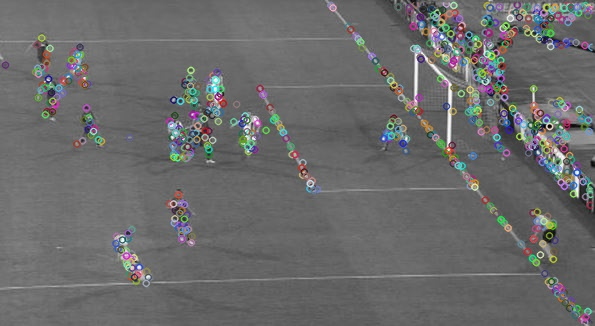
#> input picture Offside1_sift_keypoints.jpg, 595 x 326 px
$ python corner_detection.py   (Python 2 division)
#> lines starting #> are read from the running program, lines starting #| are printed output that depends on the picture
import numpy as np
import cv2
from matplotlib import pyplot as plt

img = cv2.imread('Offside1_sift_keypoints.jpg', 0)
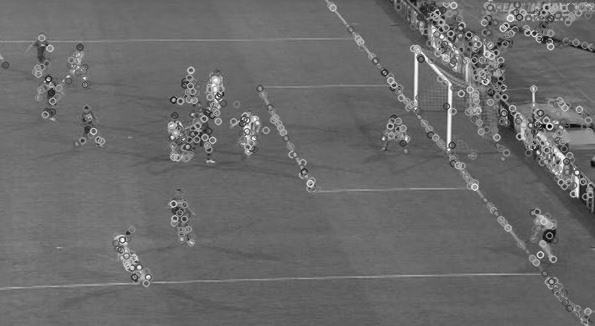
#> img: shape (326, 595); min 0, max 255, mean 106.5

fast = cv2.FastFeatureDetector_create()

kp = fast.detect(img, None)
#> kp = 2772 keypoints; strongest (x, y, size): (549, 126, 7), (534, 33, 7), (537, 151, 7), (172, 137, 7)
img2 = cv2.drawKeypoints(img, kp, None, color = (255,0,0))
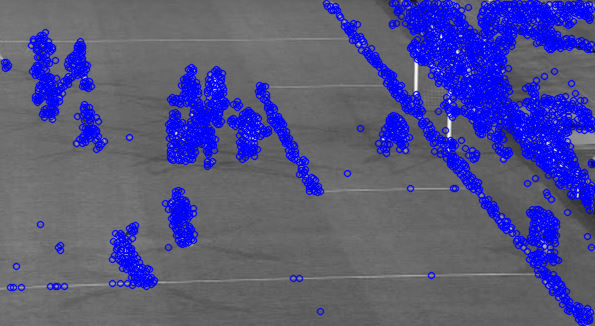
#> img2: shape (326, 595, 3); mean of channels 0, 1, 2 132.8, 85, 85; drawn as B, G, R

print "Threshold: ", fast.getThreshold()
print "nonmax Suppression: ", fast.getNonmaxSuppression()
print "neighborhood: ",fast.getType()
print "Total keypoints with nonmaxSuppression: ", len(kp)
#| Total keypoints with nonmaxSuppression:  2772

cv2.imwrite('Offside1_fast_nonmax_enabled.jpg', img2)

fast.setNonmaxSuppression(0)
kp = fast.detect(img, None)
#> kp = 12321 keypoints; strongest (x, y, size): (325, 3, 7), (326, 3, 7), (392, 3, 7), (394, 3, 7)

print "Total keypoints without nonmaxSuppression: ", len(kp)
#| Total keypoints without nonmaxSuppression:  12321

img3 = cv2.drawKeypoints(img, kp ,None, color = (255,0,0))
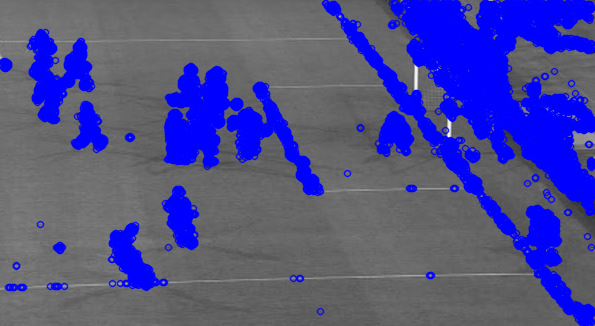
#> img3: shape (326, 595, 3); mean of channels 0, 1, 2 141.4, 78.6, 78.6; drawn as B, G, R
cv2.imwrite('Offside1_fast_nonmax_disabled.jpg', img3)

$ run again, with Offside10.jpg copied over Offside1_sift_keypoints.jpg
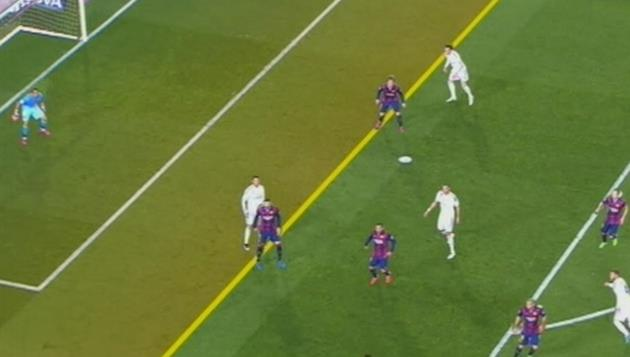
#> input picture Offside10.jpg, 630 x 357 px
#> `img = cv2.imread('Offside1_sift_keypoints.jpg', 0)`:
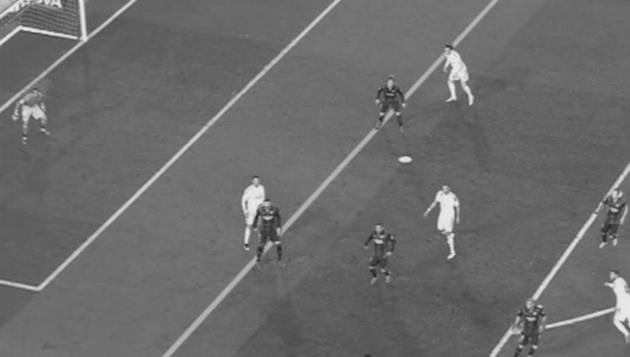
#> img: shape (357, 630); min 35, max 242, mean 107.6
#> `kp = fast.detect(img, None)`: kp = 838 keypoints; strongest (x, y, size): (381, 242, 7), (615, 210, 7), (409, 159, 7), (470, 103, 7)
#| Total keypoints with nonmaxSuppression:  838
#> `kp = fast.detect(img, None)`: kp = 4983 keypoints; strongest (x, y, size): (12, 3, 7), (20, 3, 7), (22, 3, 7), (23, 3, 7)
#| Total keypoints without nonmaxSuppression:  4983
#> `img3 = cv2.drawKeypoints(img, kp ,None, color = (255,0,0))`:
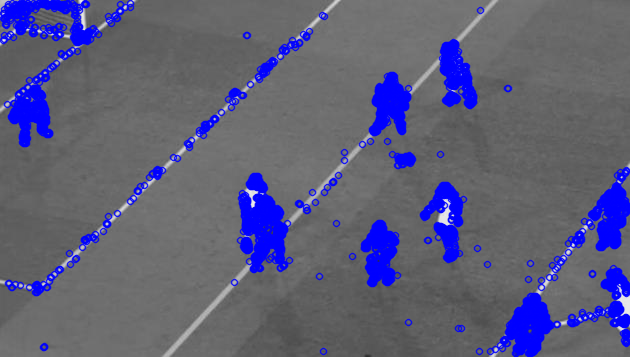
#> img3: shape (357, 630, 3); mean of channels 0, 1, 2 121.3, 93.9, 93.9; drawn as B, G, R

$ run again, with Offside2.jpg copied over Offside1_sift_keypoints.jpg
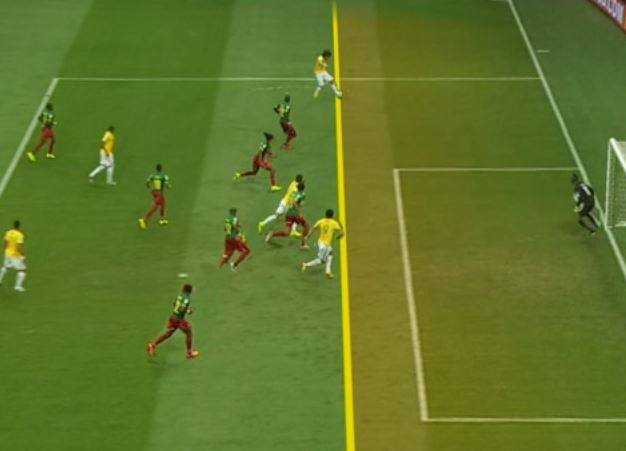
#> input picture Offside2.jpg, 626 x 451 px
#> `img = cv2.imread('Offside1_sift_keypoints.jpg', 0)`:
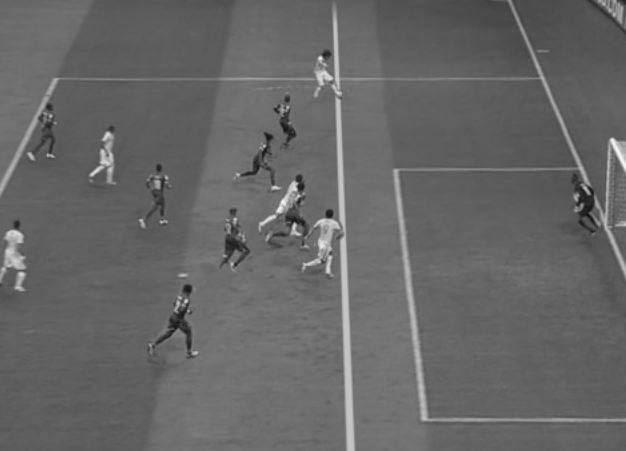
#> img: shape (451, 626); min 10, max 252, mean 102.4
#> `kp = fast.detect(img, None)`: kp = 869 keypoints; strongest (x, y, size): (294, 224, 7), (320, 58, 7), (295, 189, 7), (297, 183, 7)
#| Total keypoints with nonmaxSuppression:  869
#> `kp = fast.detect(img, None)`: kp = 5323 keypoints; strongest (x, y, size): (333, 3, 7), (334, 3, 7), (510, 3, 7), (603, 3, 7)
#| Total keypoints without nonmaxSuppression:  5323
#> `img3 = cv2.drawKeypoints(img, kp ,None, color = (255,0,0))`:
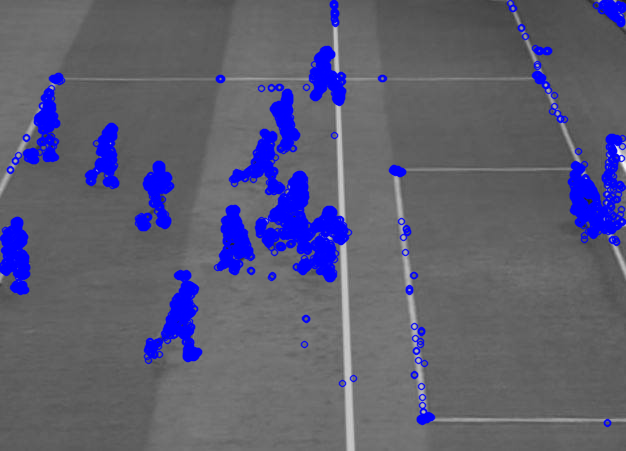
#> img3: shape (451, 626, 3); mean of channels 0, 1, 2 115, 92.9, 92.9; drawn as B, G, R
